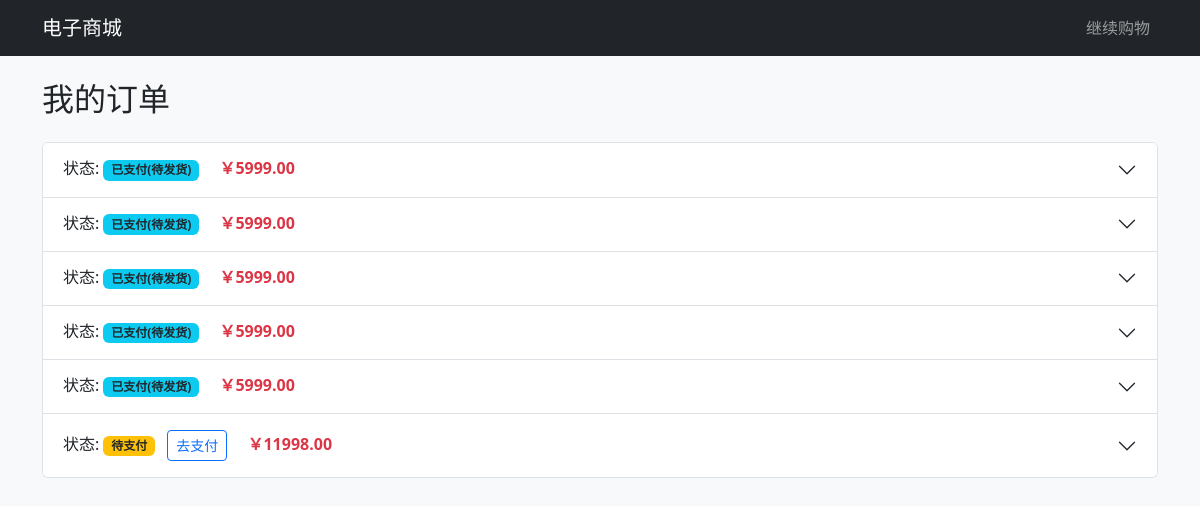
Before: /my-orders/ (signed in) with the older database file.
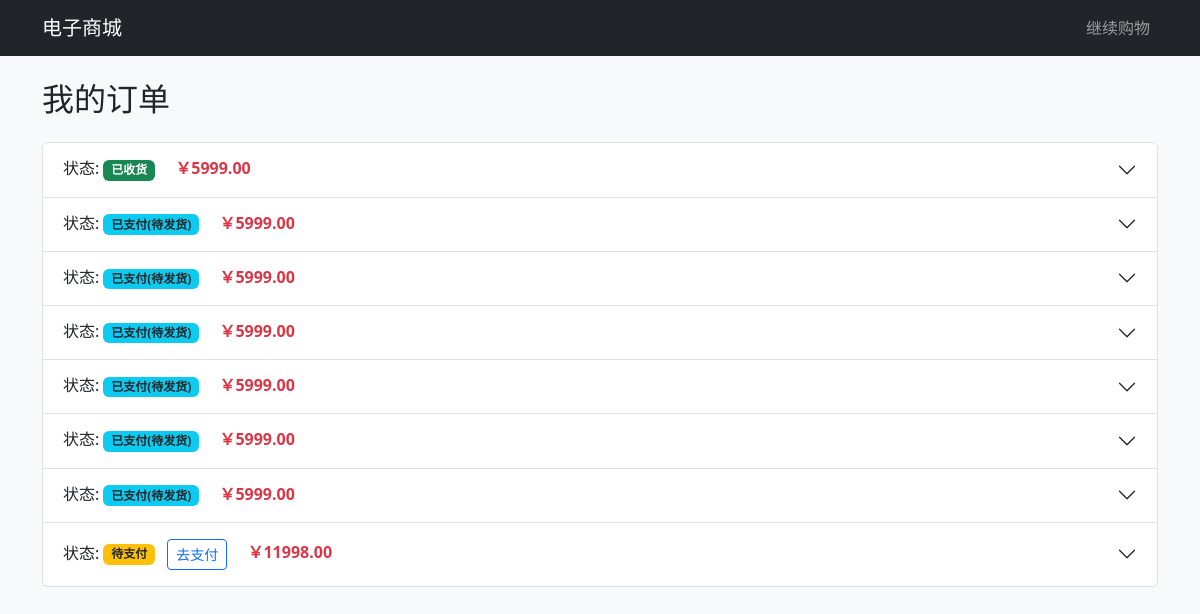
After: the same page with the newer database file.
### shop/models.py (models this page shows, shortened)
class Order(models.Model):
    STATUS_CHOICES = (
        ('pending', '待支付'),
        ('paid', '已支付'),
        ('shipped', '发货中'),
        ('confirmed', '已收货'),
    )
    user = models.ForeignKey(User, on_delete=models.CASCADE, verbose_name="下单用户")
    shipping_address = models.CharField(max_length=255, verbose_name="收货地址", blank=True, null=True)
    total_price = models.DecimalField(max_digits=10, decimal_places=2, default=0.00, verbose_name="总价")
    status = models.CharField(max_length=20, choices=STATUS_CHOICES, default='pending', verbose_name="订单状态")
    created_at = models.DateTimeField(auto_now_add=True, verbose_name="下单时间")
    class Meta:
        verbose_name = "订单"
        verbose_name_plural = "订单管理"

### shop/views.py (the view)
# urls.py: path('my-orders/', views.order_history, name='order_history'),
@login_required
def order_history(request):
    orders = Order.objects.filter(user=request.user).order_by('-created_at')
    return render(request, 'shop/order_history.html', {'orders': orders})

### shop/templates/shop/order_history.html (shortened to what this page needs)
<!DOCTYPE html>
<html lang="zh-CN">
<head>
    <link href="https://cdn.jsdelivr.net/npm/bootstrap@5.3.0/dist/css/bootstrap.min.css" rel="stylesheet">
</head>
<body class="bg-light">
    <nav class="navbar navbar-expand-lg navbar-dark bg-dark mb-4">
        <div class="container">
            <a class="navbar-brand" href="{% url 'product_list' %}">电子商城</a>
            <div class="navbar-nav ms-auto">
                <a class="nav-link" href="{% url 'product_list' %}">继续购物</a>
            </div>
        </div>
    </nav>
    <div class="container">
        <h2 class="mb-4">我的订单</h2>
        {% if orders %}
        <div class="accordion" id="orderAccordion">
            {% for order in orders %}
            <div class="accordion-item">
                <h2 class="accordion-header" id="heading{{ order.id }}">
                    <button class="accordion-button collapsed" type="button" data-bs-toggle="collapse"
                        data-bs-target="#collapse{{ order.id }}">
                        <div class="d-flex w-100 justify-content-between me-3">
                            <span>
                                状态:
                                {% if order.status == 'pending' %}
                                <span class="badge bg-warning text-dark">待支付</span>
                                <a href="{% url 'payment' order.id %}" class="btn btn-sm btn-outline-primary ms-2">去支付</a>
                                {% elif order.status == 'paid' %}
                                <span class="badge bg-info text-dark">已支付(待发货)</span>
                                {% elif order.status == 'shipped' %}
                                <span class="badge bg-primary">发货中</span>
                                <form action="{% url 'confirm_receipt' order.id %}" method="post" class="d-inline ms-2">
                                    {% csrf_token %}
                                    <button type="submit" class="btn btn-sm btn-success">确认收货</button>
                                </form>
                                {% elif order.status == 'confirmed' %}
                                <span class="badge bg-success">已收货</span>
                                {% endif %}
                                <span class="ms-3 text-danger fw-bold">￥{{ order.total_price }}</span>
                            </span>
                        </div>
                    </button>
                </h2>
            </div>
            {% endfor %}
        </div>
        {% else %}
        <div class="alert alert-info">您还没有下过订单。</div>
        {% endif %}
    </div>
</body>
</html>

Changed rows visible on the page:
added Order: status "已收货", total_price "5999.00"
added Order: status "已支付(待发货)", total_price "5999.00"
